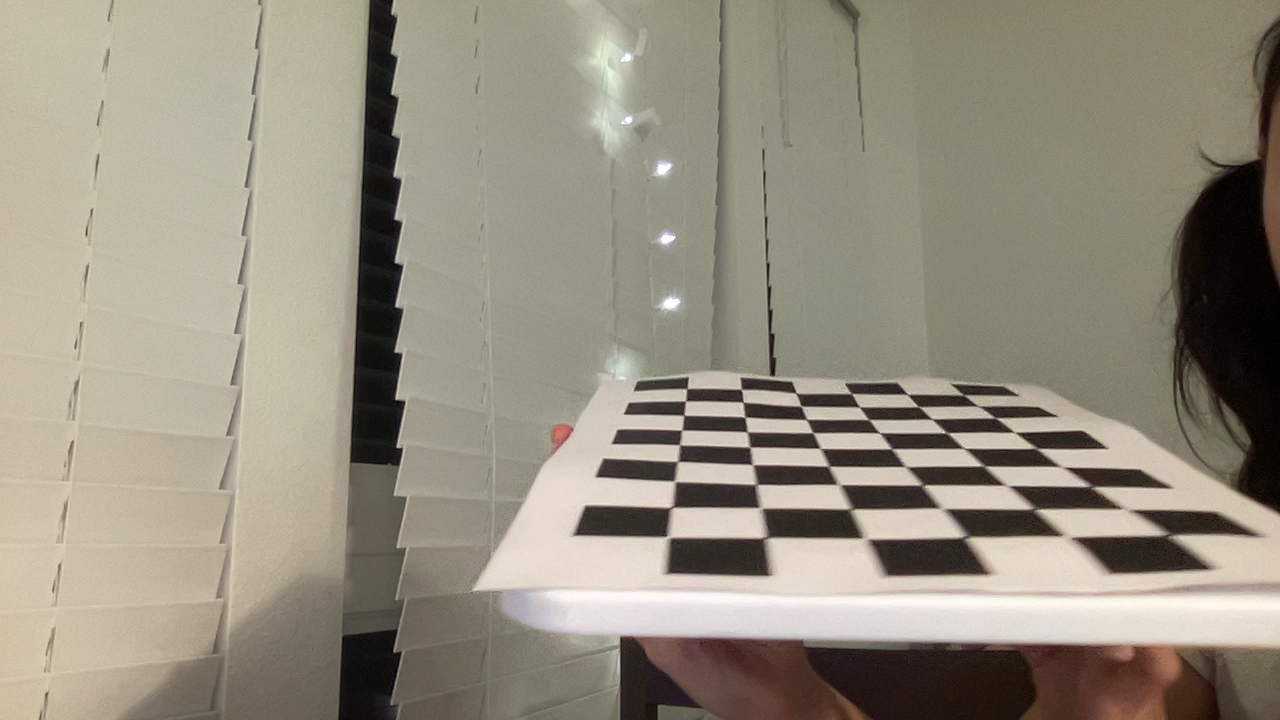
#> input picture calibration_data/calib_image_13.png, 1280 x 720 px, given in place of ARTrackerImage.jpg, which was not available
$ python ARImagePoseTracker.py
#> lines starting #> are read from the running program, lines starting #| are printed output that depends on the picture; long printed decimals are rounded; pictures that were not available may be replaced by others from this repository, and a replacement may not be noted
### CalibrationHelpers.py
import cv2
import numpy as np
import glob

# This function records images from the connected camera to specified directory
# when the "Space" key is pressed.
# directory: should be a string corresponding to the name of an existing
# directory
# [121 lines left out: functions CaptureImages, CalibrateCamera, SaveCalibrationData, not called in this run]

# This function will load the calibration data from a file in the specified
# directory
def LoadCalibrationData(directory):
    npzfile = np.load(directory+'/calib.npz')
    return npzfile['intrinsics'], npzfile['distortion'], \
            npzfile['new_intrinsics'], npzfile['roi']

### ARImagePoseTracker.py
import cv2
import numpy as np
import CalibrationHelpers as calib

# This function is yours to complete
# it should take in a set of 3d points and the intrinsic matrix
# rotation matrix(R) and translation vector(T) of a camera
# it should return the 2d projection of the 3d points onto the camera defined
# by the input parameters
def ProjectPoints(points3d, new_intrinsics, R, T):

    # your code here!

    # multiply points3d with R

    points2d = []
    for points in points3d:
        print(points)
        print(T)
        result = np.matmul(R, points)
        result = np.add(result, T)
        result = np.matmul(new_intrinsics, result)
        z = result[-1]
        result = [i/z for i in result]
        points2d.append(result[:-1])


    points2d = np.array(points2d)
    return (points2d)

# This function will render a cube on an image whose camera is defined
# by the input intrinsics matrix, rotation matrix(R), and translation vector(T)
def renderCube(img_in, new_intrinsics, R, T):
    # Setup output image
    img = np.copy(img_in)

    # We can define a 10cm cube by 4 sets of 3d points
    # these points are in the reference coordinate frame
    scale = 0.1
    face1 = np.array([[0,0,0],[0,0,scale],[0,scale,scale],[0,scale,0]],
                     np.float32)
    face2 = np.array([[0,0,0],[0,scale,0],[scale,scale,0],[scale,0,0]],
                     np.float32)
    face3 = np.array([[0,0,scale],[0,scale,scale],[scale,scale,scale],
                      [scale,0,scale]],np.float32)
    face4 = np.array([[scale,0,0],[scale,0,scale],[scale,scale,scale],
                      [scale,scale,0]],np.float32)
    # using the function you write above we will get the 2d projected
    # position of these points
    face1_proj = ProjectPoints(face1, new_intrinsics, R, T)
    # this function simply draws a line connecting the 4 points
    img = cv2.polylines(img, [np.int32(face1_proj)], True,
                              tuple([255,0,0]), 3, cv2.LINE_AA)
    # repeat for the remaining faces
    face2_proj = ProjectPoints(face2, new_intrinsics, R, T)
    img = cv2.polylines(img, [np.int32(face2_proj)], True,
                              tuple([0,255,0]), 3, cv2.LINE_AA)

    face3_proj = ProjectPoints(face3, new_intrinsics, R, T)
    img = cv2.polylines(img, [np.int32(face3_proj)], True,
                              tuple([0,0,255]), 3, cv2.LINE_AA)

    face4_proj = ProjectPoints(face4, new_intrinsics, R, T)
    img = cv2.polylines(img, [np.int32(face4_proj)], True,
                              tuple([125,125,0]), 3, cv2.LINE_AA)
    return img

# This function takes in an intrinsics matrix, and two sets of 2d points
# if a pose can be computed it returns true along with a rotation and
# translation between the sets of points.
# returns false if a good pose estimate cannot be found
def ComputePoseFromHomography(new_intrinsics, referencePoints, imagePoints):
    # compute homography using RANSAC, this allows us to compute
    # the homography even when some matches are incorrect
    homography, mask = cv2.findHomography(referencePoints, imagePoints,
                                          cv2.RANSAC, 5.0)
    # check that enough matches are correct for a reasonable estimate
    # correct matches are typically called inliers
    MIN_INLIERS = 30
    if(sum(mask)>MIN_INLIERS):
        # given that we have a good estimate
        # decompose the homography into Rotation and translation
        # you are not required to know how to do this for this class
        # but if you are interested please refer to:
        # https://docs.opencv.org/master/d9/dab/tutorial_homography.html
        RT = np.matmul(np.linalg.inv(new_intrinsics), homography)
        norm = np.sqrt(np.linalg.norm(RT[:,0])*np.linalg.norm(RT[:,1]))
        RT = -1*RT/norm
        c1 = RT[:,0]
        c2 = RT[:,1]
        c3 = np.cross(c1,c2)
        T = RT[:,2]
        R = np.vstack((c1,c2,c3)).T
        W,U,Vt = cv2.SVDecomp(R)
        R = np.matmul(U,Vt)
        return True, R, T
    # return false if we could not compute a good estimate
    return False, None, None

# Load the reference image that we will try to detect in the webcam
reference = cv2.imread('ARTrackerImage.jpg',0)
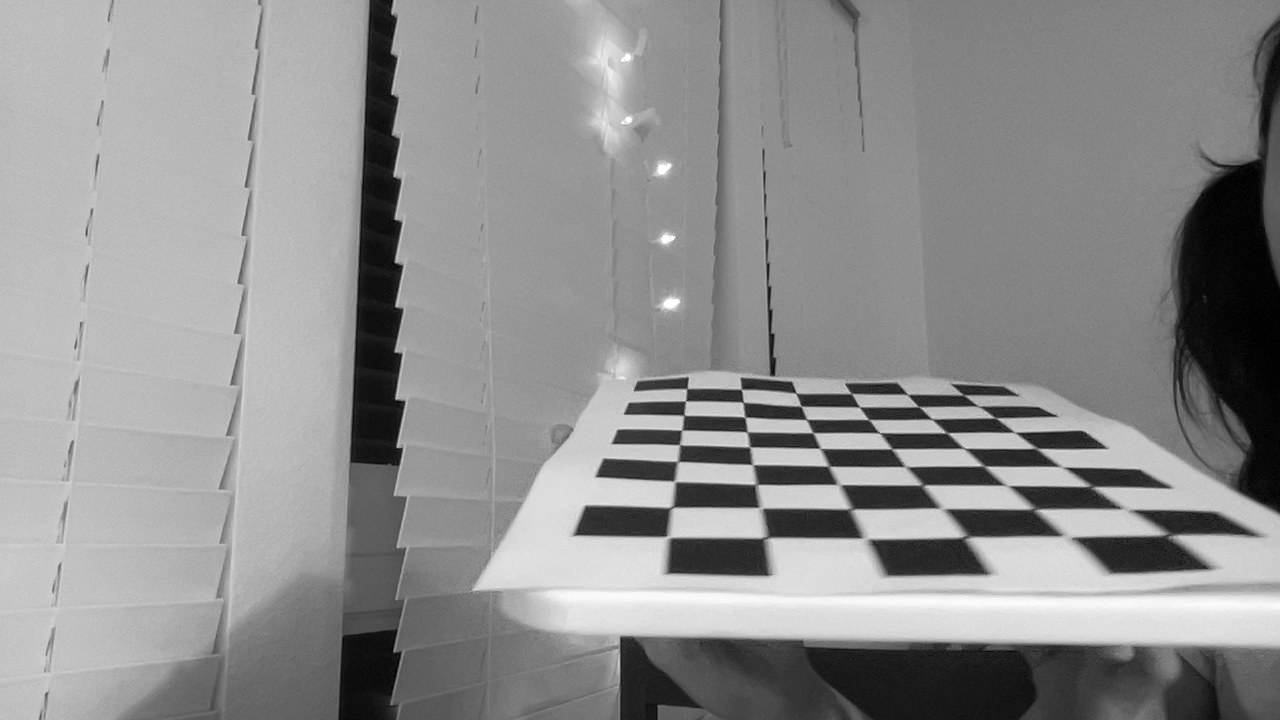
#> reference: shape (720, 1280); min 0, max 255, mean 142.5
RES = 480
reference = cv2.resize(reference,(RES,RES))
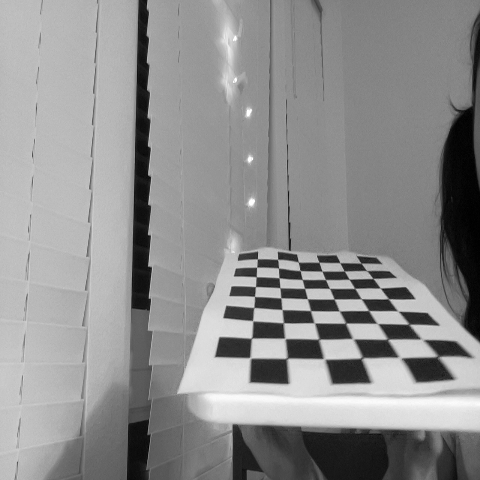
#> reference: shape (480, 480); min 0, max 255, mean 142.5

# create the feature detector. This will be used to find and describe locations
# in the image that we can reliably detect in multiple images
feature_detector = cv2.BRISK_create(octaves=5)
# compute the features in the reference image
reference_keypoints, reference_descriptors = \
        feature_detector.detectAndCompute(reference, None)
#> reference_keypoints = 798 keypoints; strongest (x, y, size): (224, 350, 72), (228, 315, 35.6), (364, 377, 52.5), (257, 377, 64.7)
# make image to visualize keypoints
keypoint_visualization = cv2.drawKeypoints(
        reference,reference_keypoints,outImage=np.array([]),
        flags = cv2.DRAW_MATCHES_FLAGS_DRAW_RICH_KEYPOINTS)
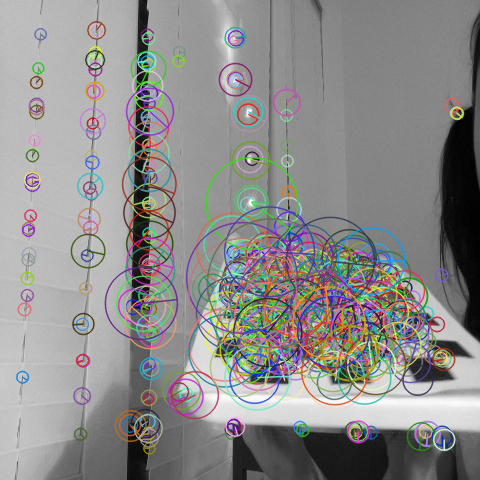
#> keypoint_visualization: shape (480, 480, 3); mean of channels 0, 1, 2 139.6, 140.5, 141.3; drawn as B, G, R
# keypoint_visualization = cv2.drawKeypoints(
#         reference,reference_keypoints,outImage=np.array([]))

# display the image
cv2.imshow("Keypoints",keypoint_visualization)
# wait for user to press a key before proceeding
# cv2.waitKey(0)

# create the matcher that is used to compare feature similarity
# Brisk descriptors are binary descriptors (a vector of zeros and 1s)
# Thus hamming distance is a good measure of similarity
matcher = cv2.BFMatcher(cv2.NORM_HAMMING, crossCheck=True)

# Load the camera calibration matrix
intrinsics, distortion, new_intrinsics, roi = \
        calib.LoadCalibrationData('calibration_data')
#> (reads calibration_data/calib.npz from the repository)

# initialize video capture
# the 0 value should default to the webcam, but you may need to change this
# for your camera, especially if you are using a camera besides the default
cap = cv2.VideoCapture(0)

while True:
    # read the current frame from the webcam
    ret, current_frame = cap.read()
#> current_frame is the input picture: shape (720, 1280, 3); mean B, G, R 127.7, 142.7, 149.5

    # ensure the image is valid
    if not ret:
        print("Unable to capture video")
        break

    # undistort the current frame using the loaded calibration
    current_frame = cv2.undistort(current_frame, intrinsics, distortion, None,\
                                  new_intrinsics)
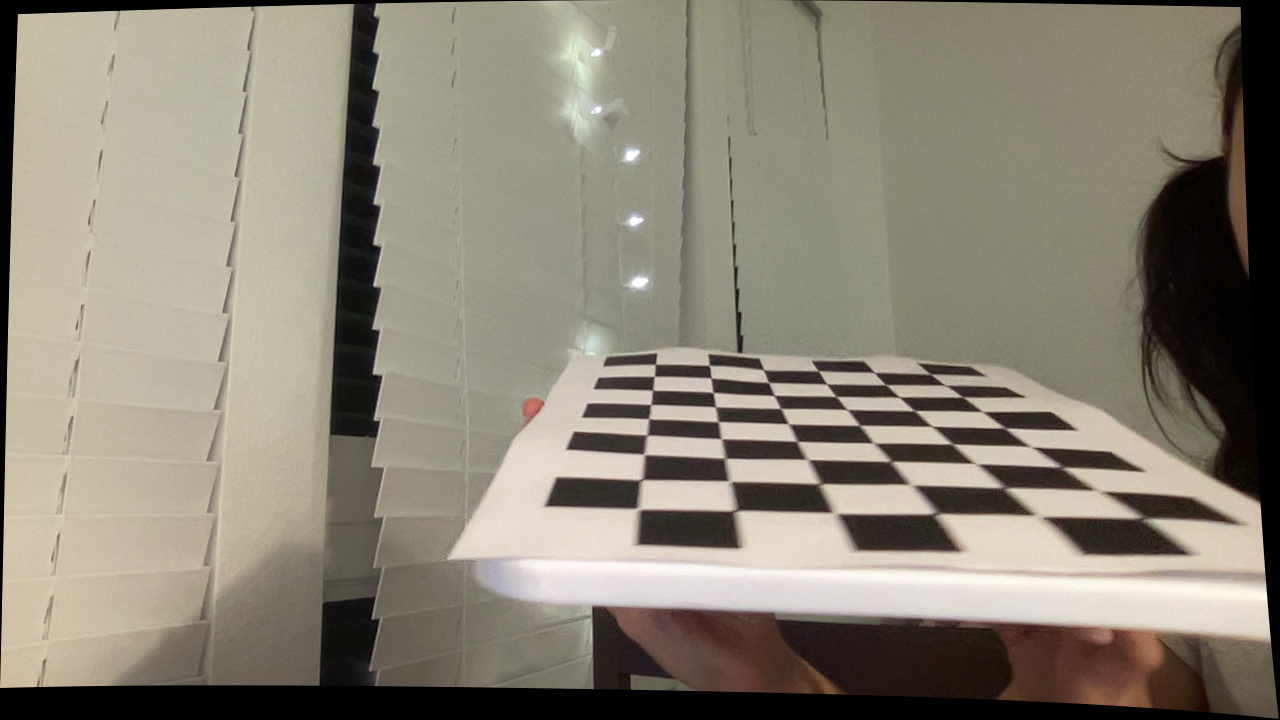
#> current_frame: shape (720, 1280, 3); mean B, G, R 117.9, 131.7, 138.2
    # apply region of interest cropping
    x, y, w, h = roi
    current_frame = current_frame[y:y+h, x:x+w]
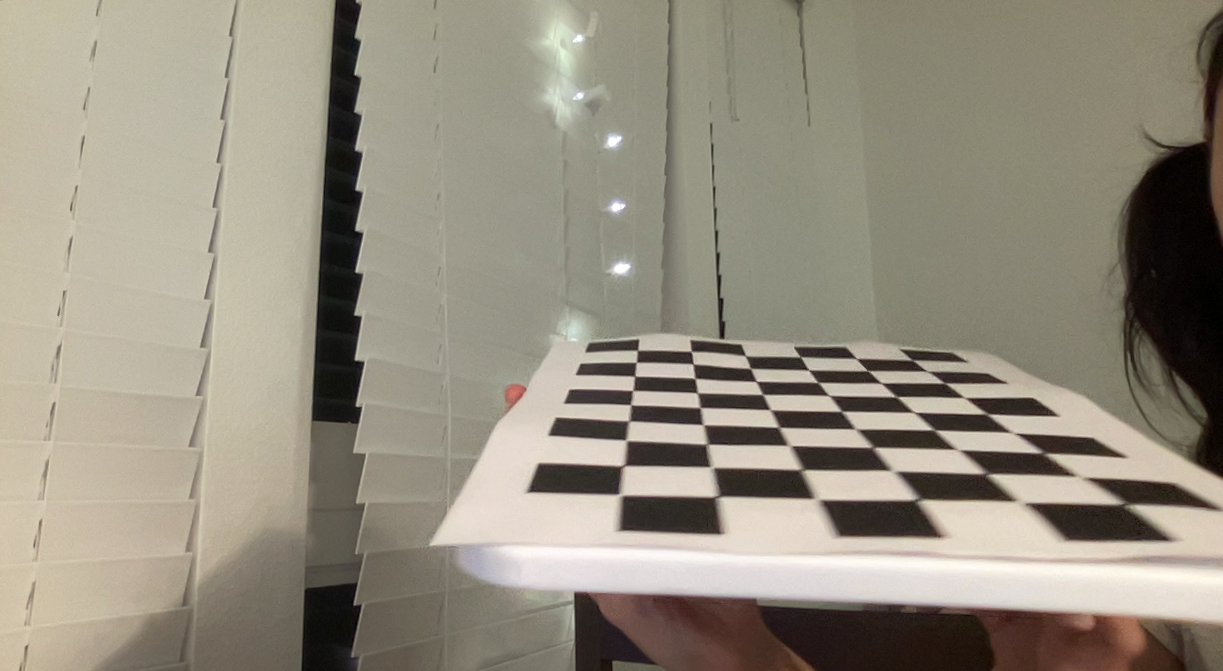
#> current_frame: shape (671, 1223, 3); mean B, G, R 127.6, 142.3, 149.1

    # detect features in the current image
    current_keypoints, current_descriptors = \
        feature_detector.detectAndCompute(current_frame, None)
#> current_keypoints = 1061 keypoints; strongest (x, y, size): (536, 482, 72), (536, 480, 84.1), (555, 428, 52.1), (569, 400, 36)

    # match the features from the reference image to the current image

    if current_descriptors is None:
        continue

    matches = matcher.match(reference_descriptors, current_descriptors)
#> matches = 341 matches
    # matches returns a vector where for each element there is a
    # query index matched with a train index. I know these terms don't really
    # make sense in this context, all you need to know is that for us the
    # query will refer to a feature in the reference image and train will
    # refer to a feature in the current image

    # create a visualization of the matches between the reference and the
    # current image
    # match_visualization = cv2.drawMatches(reference, reference_keypoints, current_frame,
    #                         current_keypoints, matches, 0,
    #                         flags=
    #                         cv2.DRAW_MATCHES_FLAGS_NOT_DRAW_SINGLE_POINTS)
    # cv2.imshow('matches',match_visualization)


    # set up reference points and image points
    # here we get the 2d position of all features in the reference image
    referencePoints = np.float32([reference_keypoints[m.queryIdx].pt \
                                  for m in matches])
#> referencePoints = 341 pairs, first value 22.07 to 456.1, second value 37.81 to 433.8
    # # convert positions from pixels to meters
    SCALE = 0.1 # this is the scale of our reference image: 0.1m x 0.1m
    referencePoints = SCALE*referencePoints/RES
#> referencePoints = 341 pairs, first value 0.0046 to 0.095, second value 0.00788 to 0.0904

    imagePoints = np.float32([current_keypoints[m.trainIdx].pt \
                                  for m in matches])
#> imagePoints = 341 pairs, first value 33.45 to 1160.2, second value 42.05 to 615.3

    # compute homography
    if(len(referencePoints) < 4 or len(imagePoints) < 4 ):
        continue

    ret, R, T = ComputePoseFromHomography(new_intrinsics,referencePoints,
                                          imagePoints)
#> in ComputePoseFromHomography, `homography, mask = cv2.findHomography(referencePoints, imagePoints, cv..`: homography = [[11447.5, -105.7, -4.82], [-272.1, 6496.6, -4.18], [-0.791, -0.229, 1]]; mask = 341 values, max 1 at index 4, min 0 at index 0, mean 0.246
#> in ComputePoseFromHomography, `RT = np.matmul(np.linalg.inv(new_intrinsics), homography)`: RT = [[12.08, 0.0253, -0.585], [-0.0738, 6.83, -0.27], [-0.791, -0.229, 1]]
#> in ComputePoseFromHomography, `norm = np.sqrt(np.linalg.norm(RT[:,0])*np.linalg.norm(RT[:,1]))`: norm = 9.1
#> in ComputePoseFromHomography, `RT = -1*RT/norm`: RT = [[-1.33, -0.00278, 0.0643], [0.00812, -0.751, 0.0296], [0.087, 0.0251, -0.11]]
#> in ComputePoseFromHomography, `c1 = RT[:,0]`: c1 = [-1.33, 0.00812, 0.087]
#> in ComputePoseFromHomography, `c2 = RT[:,1]`: c2 = [-0.00278, -0.751, 0.0251]
#> in ComputePoseFromHomography, `c3 = np.cross(c1,c2)`: c3 = [0.0655, 0.0331, 0.997]
#> in ComputePoseFromHomography, `T = RT[:,2]`: T = [0.0643, 0.0296, -0.11]
#> in ComputePoseFromHomography, `R = np.vstack((c1,c2,c3)).T`: R = [[-1.33, -0.00278, 0.0655], [0.00812, -0.751, 0.0331], [0.087, 0.0251, 0.997]]
#> in ComputePoseFromHomography, `W,U,Vt = cv2.SVDecomp(R)`: W = [1.33, 1, 0.752]; U = [[-0.998, 0.0655, -0.00402], [0.0062, 0.0331, -0.999], [0.0654, 0.997, 0.0335]]; Vt = [[1, -0.000183, 0], [0, 0, 1], [0.000183, 1, 0]]
#> in ComputePoseFromHomography, `R = np.matmul(U,Vt)`: R = [[-0.998, -0.00384, 0.0655], [0.00602, -0.999, 0.0331], [0.0654, 0.0335, 0.997]]
#> ret = True; T = [0.0643, 0.0296, -0.11]
    # if(ret):
    #     print(T)
    render_frame = current_frame
    if(ret):
        # compute the projection and render the cube
        render_frame = renderCube(current_frame,new_intrinsics,R,T)
#> the loop in ProjectPoints, `for points in points3d:` made 4 passes
#> (result, z) on passes 1 to 4: ([-4.82, -4.18, 1], -0.11), ([-6259.6, -2839.4, 1], -0.0102), ([-9532, 9610.1, 1], -0.00687), ([-19.36, 887.3, 1], -0.107)
#| [ 0.06428  0.02963 -0.1099]
#| [ 0.06428  0.02963 -0.1099]
#| [ 0.06428  0.02963 -0.1099]
#| [ 0.06428  0.02963 -0.1099]
#> after the loop in ProjectPoints, `for points in points3d:`: points2d = [[-4.82, -4.18], [-6259.6, -2839.4], [-9532, 9610.1], [-19.36, 887.3]]
#> in renderCube, `face1_proj = ProjectPoints(face1, new_intrinsics, R, T)`: face1_proj has the same summary as points2d in ProjectPoints
#> the loop in ProjectPoints (call 2), `for points in points3d:` made 4 passes
#> (result, z) on passes 1 to 4: ([-4.82, -4.18, 1], -0.11), ([-19.36, 887.3, 1], -0.107), ([924.7, 922.8, 1], -0.1), ([909.6, -26.11, 1], -0.103)
#| [ 0.06428  0.02963 -0.1099]
#| [ 0.06428  0.02963 -0.1099]
#| [ 0.06428  0.02963 -0.1099]
#| [ 0.06428  0.02963 -0.1099]
#> in renderCube, `face2_proj = ProjectPoints(face2, new_intrinsics, R, T)`: face2_proj = [[-4.82, -4.18], [-19.36, 887.3], [924.7, 922.8], [909.6, -26.11]]
#> in renderCube, `face3_proj = ProjectPoints(face3, new_intrinsics, R, T)`: face3_proj = [[-6259.6, -2839.4], [-9532, 9610.1], [86928.2, 190568.2], [8320, -8489]]
#> in renderCube, `face4_proj = ProjectPoints(face4, new_intrinsics, R, T)`: face4_proj = [[909.6, -26.11], [8320, -8489], [86928.2, 190568.2], [924.7, 922.8]]
#> in renderCube, `img = cv2.polylines(img, [np.int32(face4_proj)], True, tuple([125,125,..`:
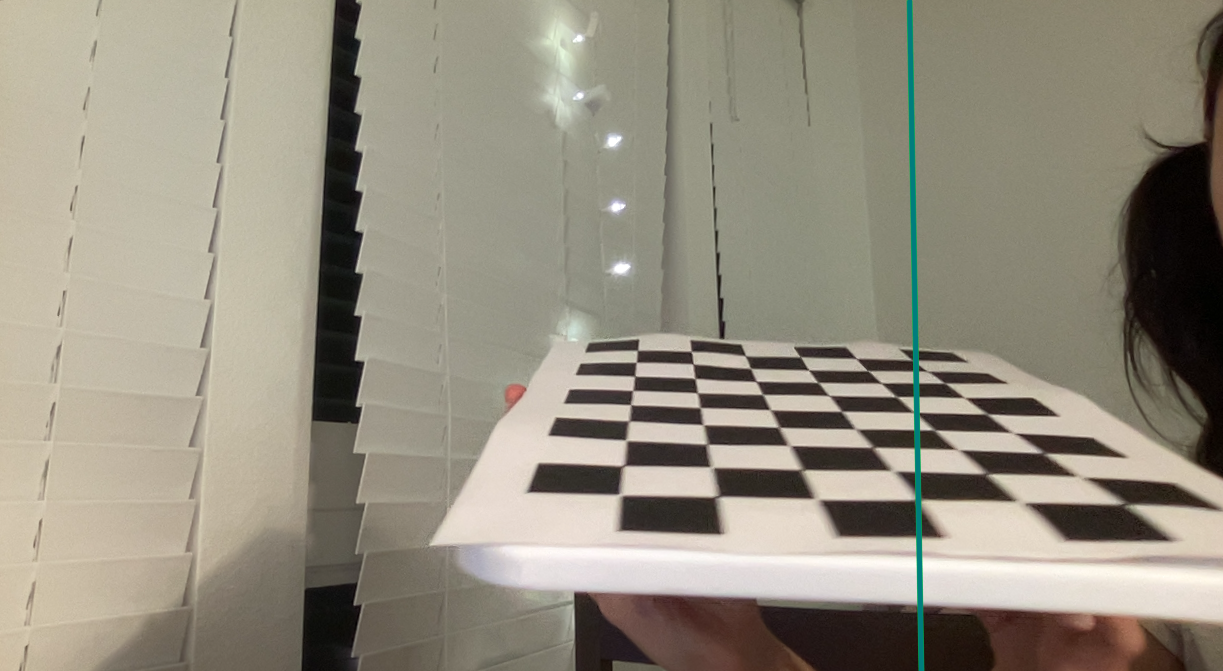
#> img: shape (671, 1223, 3); mean B, G, R 127.6, 142.4, 148.5

    # display the current image frame
    cv2.imshow('frame', render_frame)


    k = cv2.waitKey(1)
#> (key Esc is pressed here)
    if k == 27 or k==113:  #27, 113 are ascii for escape and q respectively
        #exit
        break
cv2.destroyAllWindows()
cap.release()
